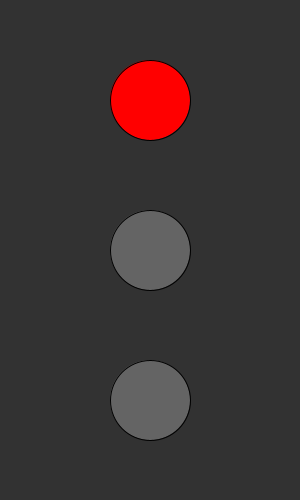
Frame 1 (no input)
Frame 60 (the mouse pressed at the canvas centre just before this capture): identical to frame 1, image omitted
Frame 120 (the mouse held since frame 60 and released just before this capture): identical to frame 1, image omitted

The Processing sketch that drew this single still picture (run headless with seeded random() and noise(); from frame 60 on, the mouse is pressed at the canvas centre):

// Processing sketch: Opdracht_8_1
// ── Opdracht_8_1.pde
void setup() {
  size(300, 500);
}

void draw() {
  background(50);
  
  int stand = 1;
  
  if (stand == 1) {
    fill(255, 0, 0);
    ellipse(150, 100, 80, 80);
    fill(100);
    ellipse(150, 250, 80, 80);
    ellipse(150, 400, 80, 80);
  } else if (stand == 2) {
    fill(100);
    ellipse(150, 100, 80, 80);
    fill(255, 165, 0);
    ellipse(150, 250, 80, 80);
    fill(100);
    ellipse(150, 400, 80, 80);
  } else {
    fill(100);
    ellipse(150, 100, 80, 80);
    ellipse(150, 250, 80, 80);
    fill(0, 255, 0);
    ellipse(150, 400, 80, 80);
  }
}
